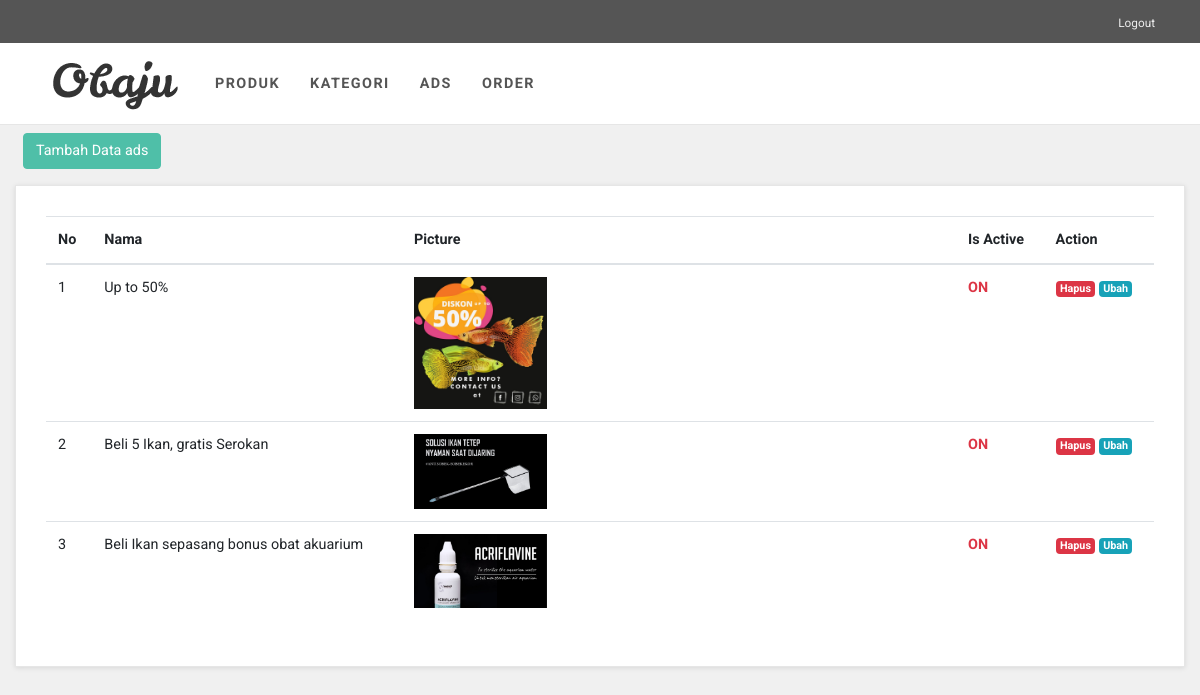
The page /index.php/admin/ads on the database as committed earlier.
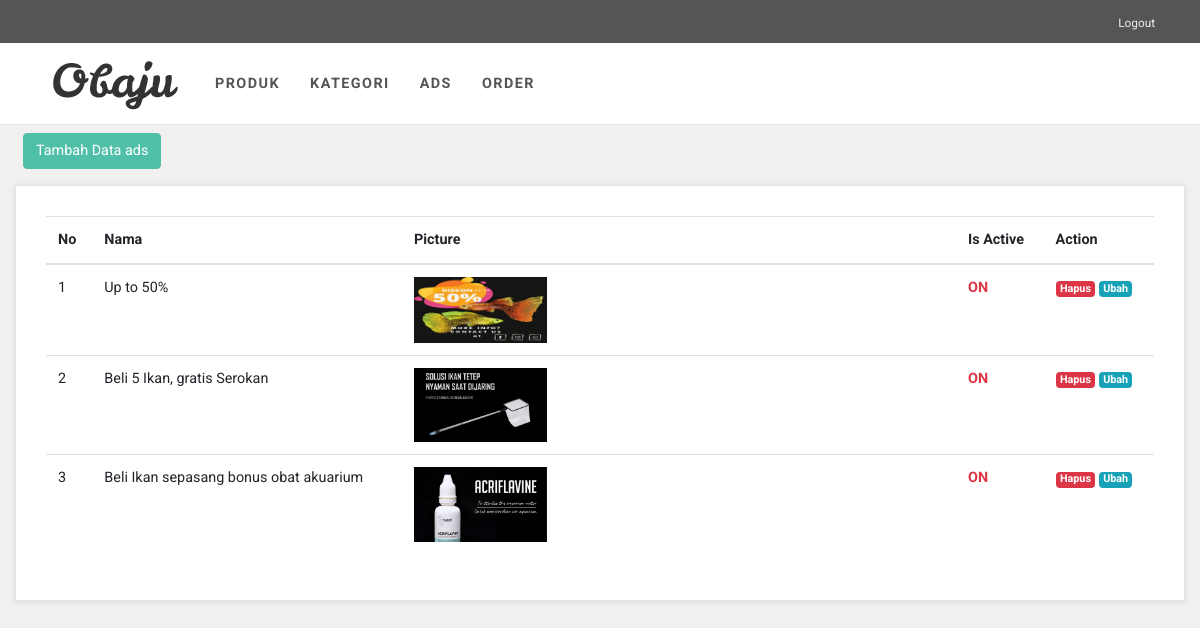
The same page on the database as committed later.
### tables this page shows
CREATE TABLE `submenu` (
  `submenu_id` int(11) NOT NULL,
  `menu_id` int(1) NOT NULL,
  `judul` varchar(128) NOT NULL,
  `url` varchar(128) NOT NULL
);

CREATE TABLE `ads` (
  `ads_id` int(11) NOT NULL,
  `nama_ads` varchar(255) NOT NULL,
  `foto_ads` varchar(255) NOT NULL,
  `isActive` int(1) NOT NULL
);

### application/controllers/Admin.php (called while the page is built, shortened)
<?php
class Admin extends CI_Controller
{
    public function __construct()
    {
        $this->load->model('Model_Produk');
        $this->load->model('Model_Kategori');
        $this->load->model('Model_Ads');
        $this->load->model('Model_Order');
        $this->load->model('Model_Admin');
        $this->load->library('form_validation');
    }
    public function ads()
    {
        $data['title'] = "Administator";
        $data['menu'] = "ads";
        $data['submenu'] = $this->Model_Admin->select_menu();
        $data['ads'] = $this->Model_Ads->select_all()->result_array();
        $this->load->view('templates/header-admin', $data);
        $this->load->view('master/ads', $data);
        $this->load->view('templates/footer-admin', $data);
    }
}

### index.php (called while the page is built, shortened)
<?php
require_once BASEPATH.'core/CodeIgniter.php';

### application/models/Model_Admin.php (called while the page is built)
<?php
class Model_Admin extends CI_Model
{
    function select_menu()
    {
        $this->db->where(array('menu_id' => 1));
        $query = $this->db->get('submenu')->result_array();
        return $query;
    }
}

### application/models/Model_Ads.php (called while the page is built, shortened)
<?php
class Model_Ads extends CI_Model
{
    public function select_all()
    {
        $query = $this->db->get('ads');
        return $query;
    }
}

### application/views/master/ads.php (the view)
<div class="col-lg-12 mt-3">
    <div id="contact" class="box">
        <table class="table">
            <thead>
                <tr>
                    <th>No</th>
                    <th>Nama</th>
                    <th>Picture</th>
                    <th>Is Active</th>
                    <th>Action</th>
                </tr>
            </thead>
            <tbody>
                <?php
                $no = 1;
                foreach ($ads as $result) { ?>
                    <tr>
                        <td><?= $no; ?></td>
                        <td><?= $result['nama_ads']; ?></td>
                        <td class="w-50"><img src="<?= base_url(); ?>assets/img/<?= $result['foto_ads']; ?>" class="w-25"></td>
                        <td>
                            <?php
                            if ($result['isActive'] == 1) {
                            ?> <b class="text-danger">ON</b></p><?php
                                                            } else {
                                                                ?> <b>OFF</b><?php
                                                                            }
                                                                                ?>
                        </td>
                        <td>
                            <a href="<?= base_url(); ?>ads/hapus/<?= $result['ads_id']; ?>" class="badge bg-danger text-white float-end text-decoration-none" onclick="return confirm('yakin?');">Hapus</a>
                            <a href="<?= base_url(); ?>ads/ubah/<?= $result['ads_id']; ?>" class="badge bg-info float-end text-white text-decoration-none">Ubah</a>
                        </td>
                    </tr>
                <?php $no++;
                } ?>
            </tbody>
        </table>
    </div>
</div>

### application/views/templates/header-admin.php (shortened to what this page needs)
<!DOCTYPE html>
<html>
<head>
    <link rel="stylesheet" href="<?= base_url(); ?>assets/vendor/bootstrap/css/bootstrap.min.css">
    <link rel="stylesheet" href="<?= base_url(); ?>assets/vendor/font-awesome/css/font-awesome.min.css">
    <link rel="stylesheet" href="<?= base_url(); ?>assets/vendor/owl.carousel/assets/owl.carousel.css">
    <link rel="stylesheet" href="<?= base_url(); ?>assets/vendor/owl.carousel/assets/owl.theme.default.css">
    <link rel="stylesheet" href="<?= base_url(); ?>assets/css/style.default.css" id="theme-stylesheet">
    <link rel="stylesheet" href="<?= base_url(); ?>assets/css/custom.css">
</head>
<body>
    <header>
        <div id="top">
            <div class="container">
                <div class="row">
                    <div class="col-lg-12 text-end text-lg-right">
                        <ul class="menu list-inline mb-0">
                            <li class="list-inline-item"><a href="<?= base_url('home'); ?>">Logout</a></li>
                        </ul>
                    </div>
                </div>
            </div>
        </div>
        <nav class="navbar navbar-expand-lg">
            <div class="container"><a href="" class="navbar-brand home"><img src="<?= base_url(); ?>assets/img/logo.png" alt="Obaju logo" class="d-none d-md-inline-block"></a>
                <div id="navigation" class="collapse navbar-collapse">
                    <ul class="navbar-nav mr-auto">
                        <?php foreach ($submenu as $result) : ?>
                            <li class="nav-item"><a href="<?= base_url(); ?><?= $result['url']; ?>" class="nav-link"><?= $result['judul']; ?></a></li>
                        <?php endforeach; ?>
                    </ul>
                </div>
            </div>
        </nav>
    </header>
    <div class="col-lg-12 m-2" id="tbh">
        <a href="<?= base_url(); ?><?= $menu; ?>/tambah" class="btn btn-primary">Tambah Data <?= $menu ?></a>
    </div>

### application/views/templates/footer-admin.php (shortened to what this page needs)
</body>
</html>

### assets/css/style.default.css (style rules this page uses)
body { overflow-x: hidden; background-color: #f0f0f0; }
a, button { -webkit-transition: all 0.3s; transition: all 0.3s; outline: none; }
.btn-primary { color: #fff !important; }
#top { background: #555; padding: 10px 0; }
#top a { color: #fff; }
#top ul.menu { padding-top: 5px; margin: 0; font-size: 0.738rem; }
#top ul.menu > li { margin-right: 0; }
#top ul.menu > li a { color: #eee; }
.navbar { border-bottom: 1px solid #e6e6e6; background-color: #fff; }
.navbar .navbar-nav > .nav-item > .nav-link { text-transform: uppercase; letter-spacing: 0.1em; font-weight: 700; padding: 30px 15px !important; color: #555; }
.box { background: #fff; margin: 0 0 30px; border: solid 1px #e6e6e6; padding: 30px; -webkit-box-shadow: 0 1px 5px rgba(0, 0, 0, 0.1); box-shadow: 0 1px 5px rgba(0, 0, 0, 0.1); }
.navbar { padding: 0 1rem; }
.navbar-brand { display: inline-block; padding-top: 0.33125rem; padding-bottom: 0.33125rem; margin-right: 1rem; font-size: 1.125rem; }
.btn { font-weight: 400; border: 1px solid transparent; padding: 0.375rem 0.75rem; font-size: 0.9rem; line-height: 1.5; border-radius: 0.25rem; -webkit-transition: color 0.15s ease-in-out, background-color 0.15s ease-in-out, border-color 0.15s ease-in-out, -webkit-box-shadow 0.15s ease-in-out; transition: color 0.15s ease-in-out, background-color 0.15s ease-in-out, border-color 0.15s ease-in-out, -webkit-box-shadow 0.15s ease-in-out; transition: color 0.15s ease-in-out, background-color 0.15s ease-in-out, border-color 0.15s ease-in-out, box-shadow 0.15s ease-in-out; transition: color 0.15s ease-in-out, background-color 0.15s ease-in-out, border-color 0.15s ease-in-out, box-shadow 0.15s ease-in-out, -webkit-box-shadow 0.15s ease-in-out; }
.btn-primary { color: #212529; background-color: #4fbfa8; border-color: #4fbfa8; }
body { font-family: "Roboto", Helvetica, Arial, sans-serif; font-size: 0.9rem; font-weight: 400; line-height: 1.5; color: #212529; background-color: #f0f0f0; }
a { color: #4fbfa8; text-decoration: none; }
.bg-info { background-color: #17a2b8 !important; }
.bg-danger { background-color: #dc3545 !important; }
.text-danger { color: #dc3545 !important; }
.nav-link { padding: 0.5rem 1rem; }

Rows that differ between the two databases and show on the page:
changed ads "Up to 50%": foto_ads: a different picture
